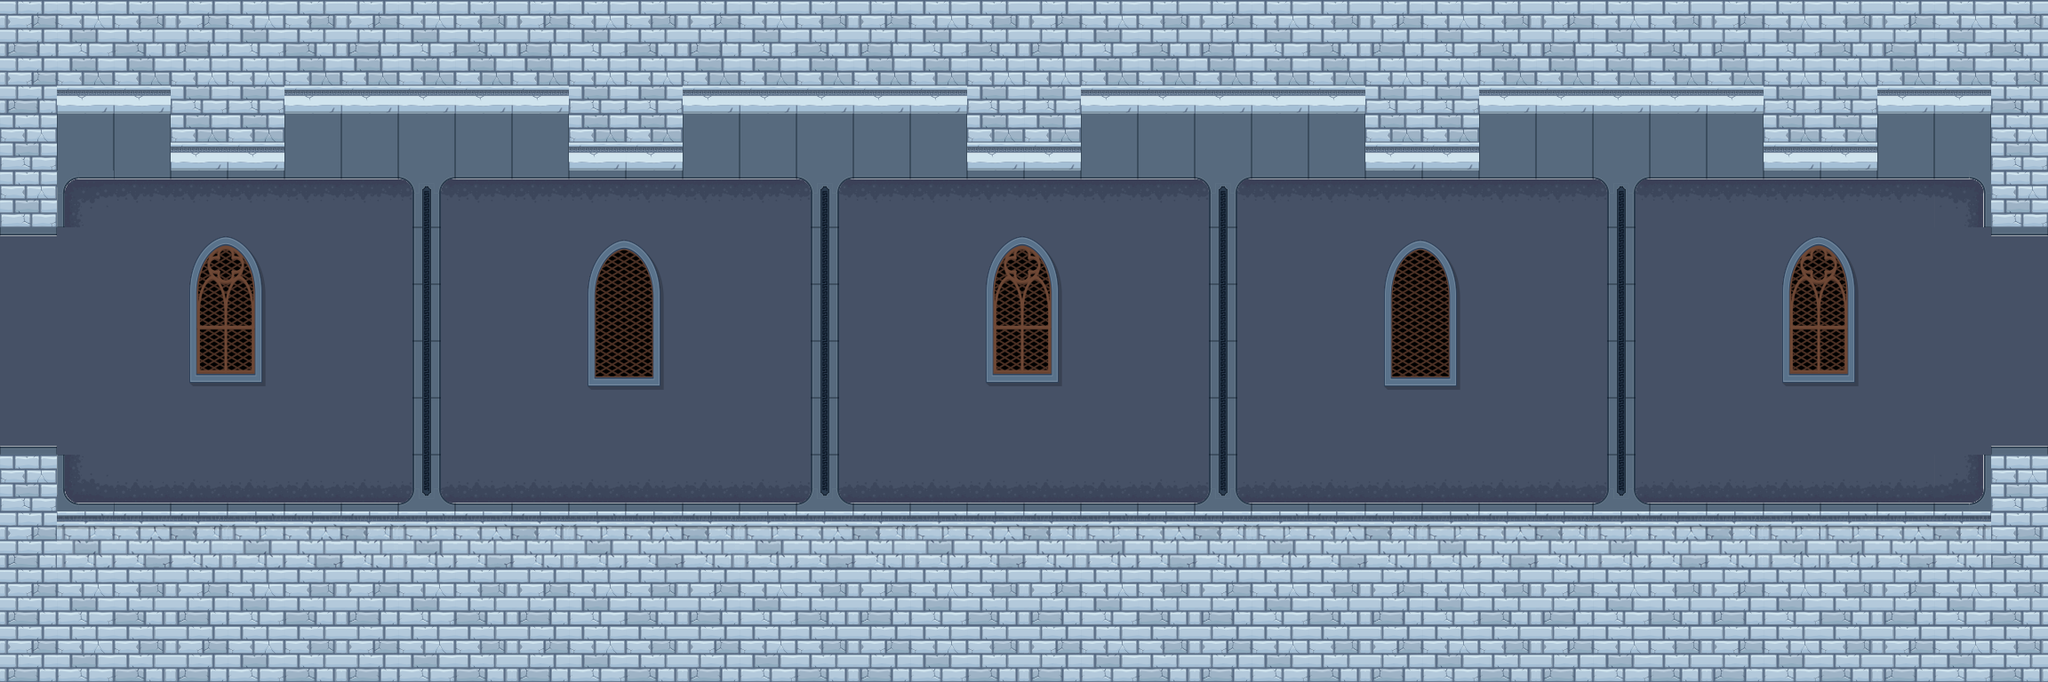

This game map was drawn from its Tiled (.tmx) file and the tilesets committed beside it. A one-line description and the full map source follow:
An orthogonal 36x12 tile map with 64x64 px tiles, 2 tile layers (Слой тайлов 1, Слой тайлов 2), 2 tilesets and 21 objects.

<map version="1.0" orientation="orthogonal" renderorder="right-down" width="36" height="12" tilewidth="64" tileheight="64" nextobjectid="27">
 <properties>
  <property name="Height" type="float" value="768" />
  <property name="Left" value="Yes" />
  <property name="Right" value="Yes" />
  <property name="Width" type="float" value="2304" />
 </properties>
 <tileset firstgid="1" name="tiles" tilewidth="64" tileheight="64" tilecount="105" columns="15">
  <image source="tiles.png" width="989" height="450" />
 </tileset>
 <tileset firstgid="106" name="items" tilewidth="64" tileheight="64" tilecount="400" columns="20">
  <image source="items.png" width="1280" height="1280" />
 </tileset>
 <layer name="Слой тайлов 1" width="36" height="12">
  <data encoding="csv">
18,19,20,18,19,20,18,19,20,18,19,20,18,19,20,18,19,20,18,19,20,18,19,20,18,19,20,18,19,20,18,19,20,18,19,20,
18,64,64,19,19,64,64,64,64,64,19,19,64,64,64,64,64,19,19,64,64,64,64,64,19,19,64,64,64,64,64,19,19,64,64,20,
86,86,86,64,64,86,86,86,86,86,64,64,86,86,86,86,86,64,64,86,86,86,86,86,64,64,86,86,86,86,86,64,64,86,86,86,
25,9,10,10,10,10,10,10,10,10,10,10,10,10,10,10,10,10,10,10,10,10,10,10,10,10,10,10,10,10,10,10,10,10,11,25,
25,25,25,25,25,25,25,25,25,25,25,25,25,25,25,25,25,25,25,25,25,25,25,25,25,25,25,25,25,25,25,25,25,25,25,25,
25,25,25,25,25,25,25,25,25,25,25,25,25,25,25,25,25,25,25,25,25,25,25,25,25,25,25,25,25,25,25,25,25,25,25,25,
25,25,25,25,25,25,25,25,25,25,25,25,25,25,25,25,25,25,25,25,25,25,25,25,25,25,25,25,25,25,25,25,25,25,25,25,
25,25,25,25,25,25,25,25,25,25,25,25,25,25,25,25,25,25,25,25,25,25,25,25,25,25,25,25,25,25,25,25,25,25,25,25,
25,39,40,40,40,40,40,40,40,40,40,40,40,40,40,40,40,40,40,40,40,40,40,40,40,40,40,40,40,40,40,40,40,40,41,25,
18,3,4,5,3,4,5,3,4,5,3,4,5,3,4,5,3,4,5,3,4,5,3,4,5,3,4,5,3,4,5,3,3,4,5,20,
18,19,20,18,19,20,18,19,20,18,19,20,18,19,20,18,19,20,18,19,20,18,19,20,18,19,20,18,19,20,18,19,20,18,19,20,
18,19,20,18,19,20,18,19,20,18,19,20,18,19,20,18,19,20,18,19,20,18,19,20,18,19,20,18,19,20,18,19,20,18,19,20
</data>
 </layer>
 <layer name="Слой тайлов 2" width="36" height="12">
  <data encoding="csv">
0,0,0,0,0,0,0,0,0,0,0,0,0,0,0,0,0,0,0,0,0,0,0,0,0,0,0,0,0,0,0,0,0,0,0,0,
0,0,0,0,0,0,0,0,0,0,0,0,0,0,0,0,0,0,0,0,0,0,0,0,0,0,0,0,0,0,0,0,0,0,0,0,
19,86,86,0,0,0,0,0,0,0,0,0,0,0,0,0,0,0,0,0,0,0,0,0,0,0,0,0,0,0,0,0,0,86,86,19,
19,69,71,71,71,71,71,70,71,71,71,71,71,71,70,71,71,71,71,71,71,70,71,71,71,71,71,71,70,71,71,71,71,71,72,19,
71,25,25,403,404,0,0,85,0,0,343,344,0,0,85,0,0,403,404,0,0,85,0,0,343,344,0,0,85,0,0,403,404,0,25,71,
25,25,25,423,424,0,0,85,0,0,363,364,0,0,85,0,0,423,424,0,0,85,0,0,363,364,0,0,85,0,0,423,424,25,25,25,
25,25,25,443,444,0,0,85,0,0,383,384,0,0,85,0,0,443,444,0,0,85,0,0,383,384,0,0,85,0,0,443,444,25,25,25,
101,25,0,0,0,0,0,85,0,0,0,0,0,0,85,0,0,0,0,0,0,85,0,0,0,0,0,0,85,0,0,0,0,0,25,101,
19,99,101,101,101,101,101,100,101,101,101,101,101,101,100,101,101,101,101,101,101,100,101,101,101,101,101,101,100,101,101,101,101,101,102,19,
0,0,0,0,0,0,0,0,0,0,0,0,0,0,0,0,0,0,0,0,0,0,0,0,0,0,0,0,0,0,0,0,0,0,0,0,
0,0,0,0,0,0,0,0,0,0,0,0,0,0,0,0,0,0,0,0,0,0,0,0,0,0,0,0,0,0,0,0,0,0,0,0,
0,0,0,0,0,0,0,0,0,0,0,0,0,0,0,0,0,0,0,0,0,0,0,0,0,0,0,0,0,0,0,0,0,0,0,0
</data>
 </layer>
 <objectgroup name="chair1">
  <object id="12" x="128" y="448" width="64" height="128" />
  <object id="16" x="1024" y="448" width="64" height="128" />
  <object id="18" x="1472" y="448" width="64" height="128" />
  <object id="22" x="1920" y="448" width="64" height="128" />
  <object id="25" x="576" y="448" width="64" height="128" />
 </objectgroup>
 <objectgroup name="chair2">
  <object id="13" x="320" y="448" width="64" height="128" />
  <object id="15" x="768" y="448" width="64" height="128" />
  <object id="17" x="1216" y="448" width="64" height="128" />
  <object id="19" x="1664" y="448" width="64" height="128" />
  <object id="26" x="2112" y="448" width="64" height="128" />
 </objectgroup>
 <objectgroup name="table">
  <object id="7" x="1536" y="512" width="128" height="64" />
  <object id="8" x="1984" y="512" width="128" height="64" />
  <object id="9" x="1088" y="512" width="128" height="64" />
  <object id="10" x="640" y="512" width="128" height="64" />
  <object id="11" x="192" y="512" width="128" height="64" />
 </objectgroup>
 <objectgroup name="chandelier">
  <object id="2" x="128" y="192" width="256" height="128" />
  <object id="3" x="576" y="192" width="256" height="128" />
  <object id="4" x="1024" y="192" width="256" height="128" />
  <object id="5" x="1472" y="192" width="256" height="128" />
  <object id="6" x="1920" y="192" width="256" height="128" />
 </objectgroup>
 <objectgroup name="ground">
  <object id="24" x="0" y="512">
   <polyline points="0,0 64,0 64,64 2240,64 2240,0 2432,0 2432,-256 2240,-256 2240,-384 2112,-384 2112,-320 1984,-320 1984,-384 1664,-384 1664,-320 1536,-320 1536,-384 1216,-384 1216,-320 1088,-320 1088,-384 768,-384 768,-320 640,-320 640,-384 320,-384 320,-320 192,-320 192,-384 64,-384 64,-256 0,-256" />
  </object>
 </objectgroup>
</map>
